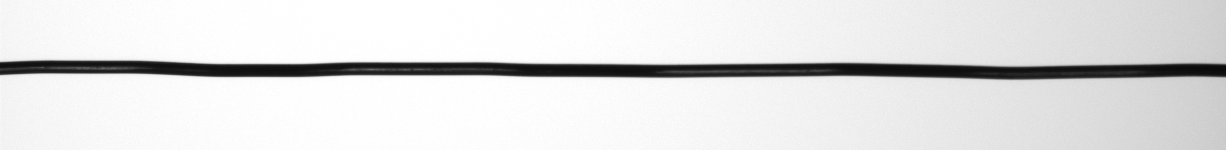
#> input picture res/oriBad.png, 2452 x 300 px (shown at 1/2 size)
$ python ImageProcessing.py   (Python 2 division)
#> lines starting #> are read from the running program, lines starting #| are printed output that depends on the picture; after the words box and inside, x2 and y2 are one past the last pixel; in counts of white or black regions, pixels touching at a corner belong together
#> in main, img is the input picture: shape (300, 2452); min 8, max 255, mean 223.9
#!/usr/bin/python
# -*- coding:utf-8 -*-
# 功能:实现了输入ndarray图像，输出输出该幅图像的峰峰值的数据
# 包括直接计算和通过霍夫变换计算两种方式
# 注：输入给构造函数的图像必须是灰度图

import cv2
import numpy as np
import datetime
from scipy.optimize import curve_fit
import matplotlib.pyplot as plt
import DataProcessing as dp

class ImageProcessing:
    # 构造函数，读入图像
    # 私有变量存储：高斯模糊，模糊后二值图(反转颜色)，canny算子边缘图
    def __init__(self, image):
        self.originImg = image
        self.blurImg = cv2.GaussianBlur(self.originImg, (3, 3), 0)  # 高斯模糊
        ret, self.binaryBlurImg = cv2.threshold(self.blurImg, 125, 255, cv2.THRESH_BINARY_INV)
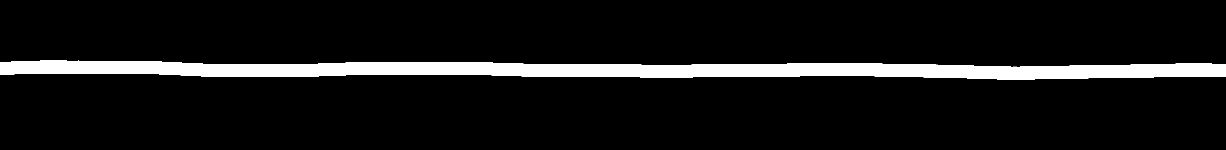
#> self.binaryBlurImg: shape (300, 2452) (shown at 1/2 size); 8.4% white; 1 white region, box (x1, y1, x2, y2) and area: (0, 121, 2452, 159) 62120
        self.cannyImg = cv2.Canny(self.binaryBlurImg, 75, 150)  # 图像正放
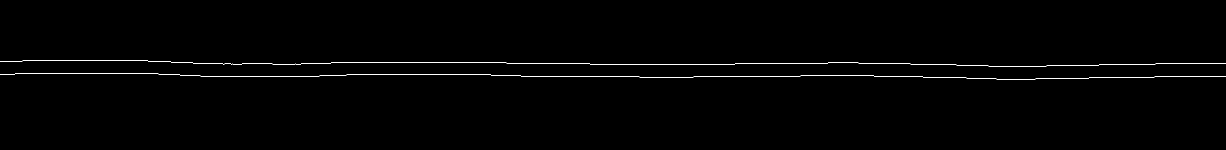
#> self.cannyImg: shape (300, 2452) (shown at 1/2 size); 0.67% white in thin lines or dots, all inside (x1, y1, x2, y2) = (0, 120, 2452, 159)

    # 直接遍历canny边缘图，计算整幅图像的最高和最低
    # [100 lines left out: functions directGetP2P, doHoughTrans, calDisPointToLine, getP2PByHough, getWaveHeightBySin, not called in this run]


    def mySin(self, x, freq, amp, phase, offset):
        return amp * np.sin(freq*x + phase) + offset

    # [15 lines left out: function doSinFit, not called in this run]


def main():
    # 类使用方法举例
    img = cv2.imread("./res/oriBad.png", 0)
    ip = ImageProcessing(img)


if __name__ == "__main__":
    main()


# [6 lines of commented-out code are left out]

$ run again, with res/1218-1.bmp saved as res/oriBad.png
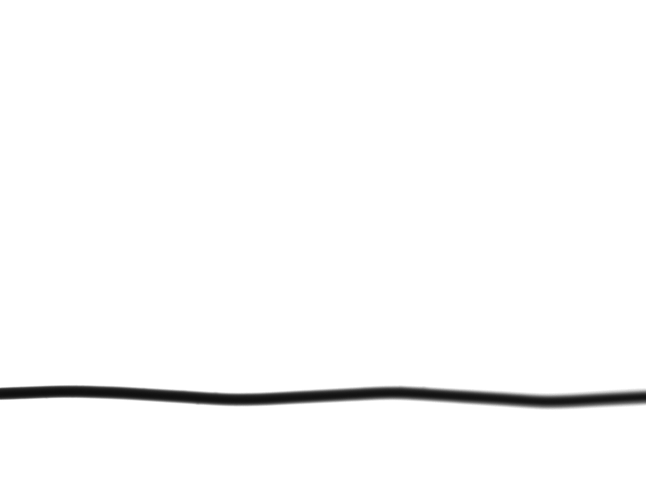
#> input picture res/1218-1.bmp, 1292 x 964 px (shown at 1/2 size)
#> in main, img is the input picture: shape (964, 1292); min 12, max 255, mean 249.7
#> in __init__, `ret, self.binaryBlurImg = cv2.threshold(self.blurImg, 125, 255, cv2.TH..`:
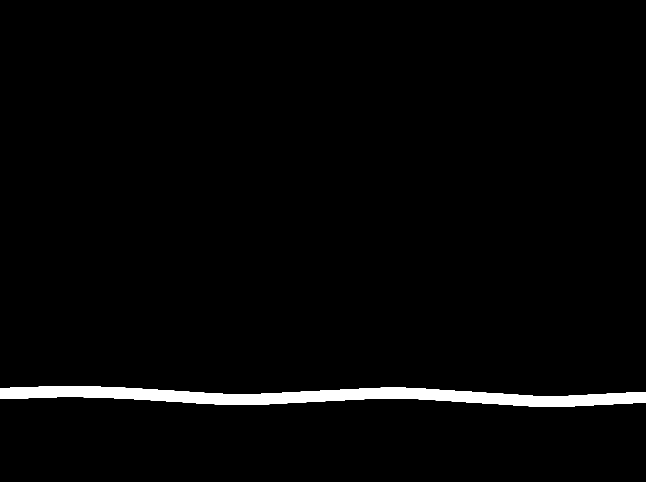
#> self.binaryBlurImg: shape (964, 1292) (shown at 1/2 size); 2.3% white; 1 white region, box (x1, y1, x2, y2) and area: (0, 772, 1292, 814) 28192
#> in __init__, `self.cannyImg = cv2.Canny(self.binaryBlurImg, 75, 150)`:
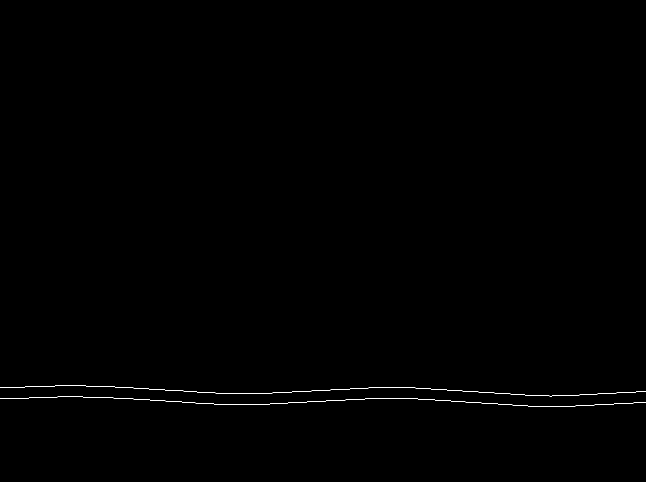
#> self.cannyImg: shape (964, 1292) (shown at 1/2 size); 0.21% white in thin lines or dots, all inside (x1, y1, x2, y2) = (0, 771, 1292, 814)
